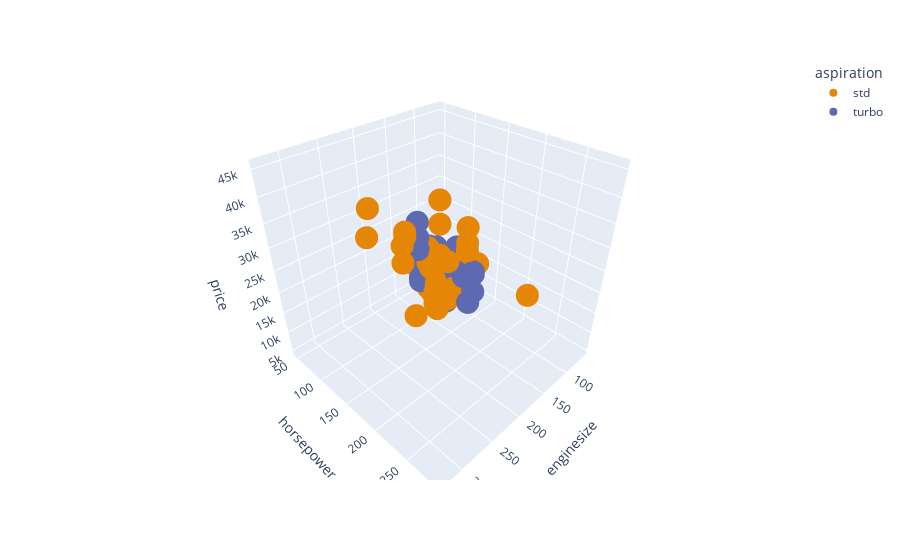

Source (notebook cell):
### Code cell
fig = px.scatter_3d(df_prep, x="enginesize", y="horsepower", z="price",
                    color='aspiration',
                    color_discrete_sequence=px.colors.qualitative.Vivid)
fig.show()

### Figure 1 — Plotly figure (JSON) as saved in the notebook; plotly's stock layout.template omitted (floating-point values rounded to 4 significant figures; data arrays with more than 128 entries replaced by an {"elided": "..."} marker saying what was removed)
{"data": [{"hovertemplate": "aspiration=std<br>enginesize=%{x}<br>horsepower=%{y}<br>price=%{z}<extra></extra>", "legendgroup": "std", "marker": {"color": "rgb(229, 134, 6)", "symbol": "circle"}, "mode": "markers", "name": "std", "scene": "scene", "showlegend": true, "type": "scatter3d", "x": {"elided": "168 int values"}, "y": {"elided": "168 int values"}, "z": {"elided": "168 float values"}}, {"hovertemplate": "aspiration=turbo<br>enginesize=%{x}<br>horsepower=%{y}<br>price=%{z}<extra></extra>", "legendgroup": "turbo", "marker": {"color": "rgb(93, 105, 177)", "symbol": "circle"}, "mode": "markers", "name": "turbo", "scene": "scene", "showlegend": true, "type": "scatter3d", "x": [131, 131, 98, 98, 156, 183, 183, 183, 183, 140, 98, 110, 156, 156, 156, 110, 181, 152, 152, 152, 152, 152, 134, 98, 156, 121, 121, 108, 108, 110, 97, 97, 130, 130, 141, 145, 141], "y": [140, 160, 102, 102, 145, 123, 123, 123, 123, 175, 102, 116, 145, 145, 145, 116, 200, 95, 95, 95, 95, 95, 142, 102, 145, 160, 160, 111, 111, 73, 68, 68, 162, 162, 160, 106, 114], "z": [23875, 17860.0, 7957, 8558, 12964, 25552, 28248, 28176, 31600, 16503, 7689, 9959, 12629, 14869, 14489, 9279, 19699, 13200, 13860, 16900, 17075, 17950, 18150, 7957, 12764, 18150, 18620, 11259, 11694, 10698, 9495, 13845, 18420, 18950, 19045, 22470, 22625]}], "layout": {"legend": {"title": {"text": "aspiration"}, "tracegroupgap": 0}, "margin": {"t": 60}, "scene": {"domain": {"x": [0, 1], "y": [0, 1]}, "xaxis": {"title": {"text": "enginesize"}}, "yaxis": {"title": {"text": "horsepower"}}, "zaxis": {"title": {"text": "price"}}}}}
